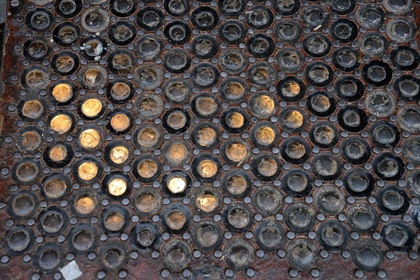
%> input picture Assign3_imgs/circle1.jpg, 420 x 280 px, shrunk from 1198 x 800 before the run
$ octave --eval "histogram_equalization('../Assign3_imgs/circle1.jpg');"   (GNU Octave 9; MATLAB toolbox functions it lacks are replaced by stand-ins)
%> lines starting %> are read from the running program, lines starting %| are printed output that depends on the picture
function []=histogram_equalization(image_name)
%> called with image_name = '../Assign3_imgs/circle1.jpg'
    % usage histogram_equalization('hist_equal3.jpg');
    img1=rgb2gray(imread(image_name));
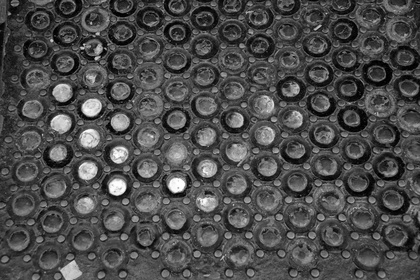
%> img1: size 280x420 uint8; min 0, max 255, mean 75.6
    img2=img1;
    n=256;
    cumulative_matrix = tril(ones(n,n),0);
    for j=1:1
        X1=imhist(img1(:,:,j),n);
        N=sum(X1);
        initial_cumulative_sum = round(((cumulative_matrix*X1)*(n-1))/N);
        img3=img1(:,:,j);
        for i=1:n
            temp=find(img1(:,:,j)==(i-1));
            if ~isempty(temp)
                img3(temp)=initial_cumulative_sum(i).*ones(1,size(temp,1));
            end
        end
        img2(:,:,j)=img3;
    end
%> this loop made 1 pass
%> N on pass 1: 117600
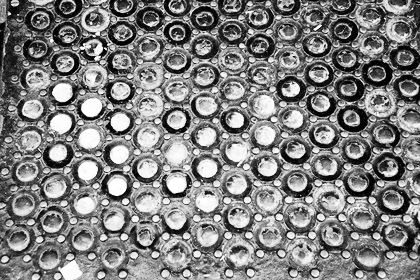
%> img2: size 280x420 uint8; min 0, max 255, mean 128.6
    figure;
    subplot(1,2,1);
    imshow(img1);title('Orginal image');
    subplot(1,2,2);
    imshow(img2,[]);title('Transformed image');
end
